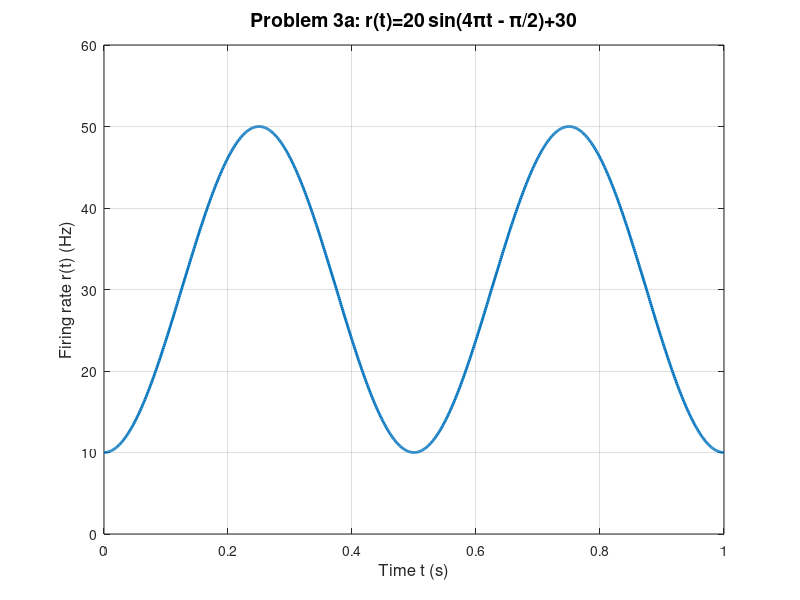

MATLAB code for this plot:
c1= 20;
c2= 4*pi;
c3=pi/2;
c4=30;
t= linspace(0,1,1000); % t from 0->1 sec
r=c1*sin(c2*t-c3)+c4;  % r(t)


% plot t vs r(t)
figure('Color','w');
plot(t, r, 'LineWidth', 2);
xlabel('Time t (s)','FontSize',12);
ylabel('Firing rate r(t) (Hz)','FontSize',12);
title('Problem 3a: r(t)=20 sin(4πt - π/2)+30','FontSize',14);
ylim([0 60]);
grid on;
